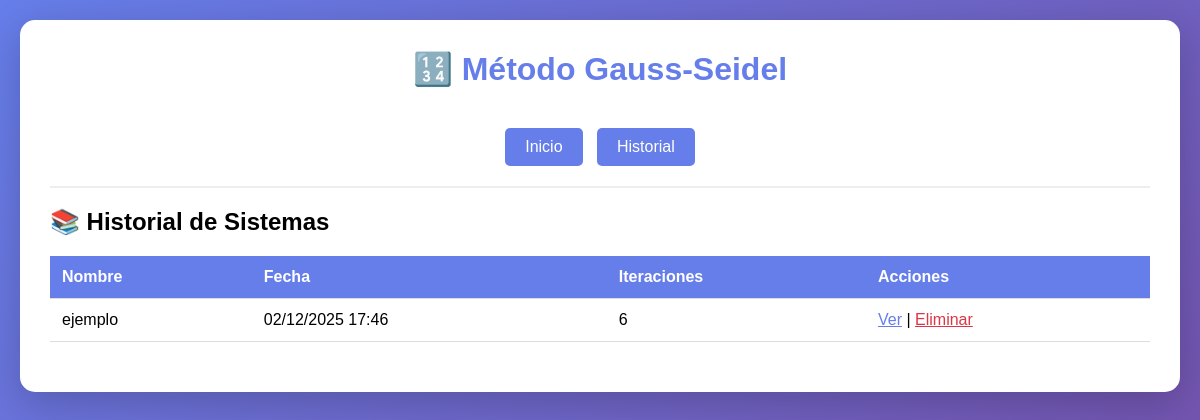
Before: /historial/ with the older database file.
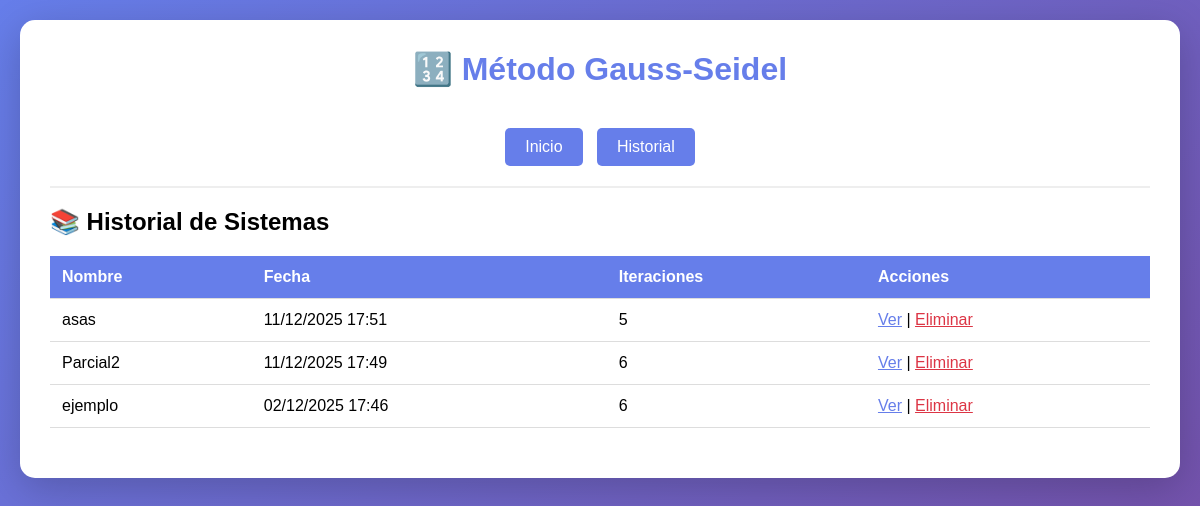
After: the same page with the newer database file.
### interfaz/models.py (models this page shows, shortened)
class SistemaEcuaciones(models.Model):
    nombre = models.CharField(max_length=200, default="Sistema sin nombre")
    ecuaciones = models.TextField()
    valores_iniciales = models.CharField(max_length=200)
    tolerancia = models.FloatField()
    max_iteraciones = models.IntegerField()
    fecha_creacion = models.DateTimeField(auto_now_add=True)
    class Meta:
        ordering = ['-fecha_creacion']

class Solucion(models.Model):
    sistema = models.OneToOneField(SistemaEcuaciones, on_delete=models.CASCADE)
    solucion = models.TextField()
    variables = models.CharField(max_length=200)
    convergio = models.BooleanField(default=True)
    iteraciones_usadas = models.IntegerField()

### interfaz/views.py (the view)
# urls.py: path('historial/', views.historial, name='historial'),
def historial(request):
    sistemas = SistemaEcuaciones.objects.all()
    return render(request, 'historial.html', {'sistemas': sistemas})

### templates/historial.html
{% extends 'base.html' %}
{% block content %}
<h2>📚 Historial de Sistemas</h2>
{% if sistemas %}
<table>
    <tr>
        <th>Nombre</th>
        <th>Fecha</th>
        <th>Iteraciones</th>
        <th>Acciones</th>
    </tr>
    {% for sistema in sistemas %}
    <tr>
        <td>{{ sistema.nombre }}</td>
        <td>{{ sistema.fecha_creacion|date:"d/m/Y H:i" }}</td>
        <td>{{ sistema.solucion.iteraciones_usadas }}</td>
        <td>
            <a href="{% url 'resultado' sistema.id %}" style="color: #667eea;">Ver</a> |
            <a href="{% url 'eliminar_sistema' sistema.id %}"
               onclick="return confirm('¿Eliminar?')"
               style="color: #dc3545;">Eliminar</a>
        </td>
    </tr>
    {% endfor %}
</table>
{% else %}
<p>No hay sistemas guardados.</p>
{% endif %}
{% endblock %}

### templates/base.html (shortened to what this page needs)
<!DOCTYPE html>
<html lang="es">
<head>
</head>
<body>
    <div class="container">
        <h1>🔢 Método Gauss-Seidel</h1>
        <nav>
            <a href="{% url 'index' %}">Inicio</a>
            <a href="{% url 'historial' %}">Historial</a>
        </nav>
        {% block content %}{% endblock %}
    </div>
</body>
</html>

### templates/base.html (style rules this page uses)
* { margin: 0; padding: 0; box-sizing: border-box; }
body { font-family: Arial, sans-serif; background: linear-gradient(135deg, #667eea 0%, #764ba2 100%); min-height: 100vh; padding: 20px; }
.container { max-width: 1200px; margin: 0 auto; background: white; border-radius: 15px; padding: 30px; box-shadow: 0 10px 40px rgba(0,0,0,0.2); }
h1 { color: #667eea; text-align: center; margin-bottom: 20px; }
nav { text-align: center; margin: 20px 0; padding: 20px 0; border-bottom: 2px solid #eee; }
nav a { display: inline-block; padding: 10px 20px; margin: 0 5px; background: #667eea; color: white; text-decoration: none; border-radius: 5px; transition: 0.3s; }
table { width: 100%; border-collapse: collapse; margin: 20px 0; }
th, td { padding: 12px; text-align: left; border-bottom: 1px solid #ddd; }
th { background: #667eea; color: white; }

Changed rows visible on the page:
added SistemaEcuaciones: nombre "asas", fecha_creacion "11/12/2025 17:51", solucion.iteraciones_usadas "5"
added SistemaEcuaciones: nombre "Parcial2", fecha_creacion "11/12/2025 17:49", solucion.iteraciones_usadas "6"
